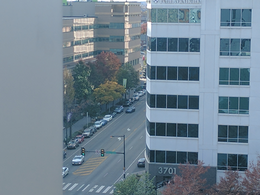
%> input picture images/resized000.png, 260 x 195 px, shrunk from 480 x 360 before the run; its folder holds 4 pictures in this run
$ octave project3.m   (GNU Octave 9; MATLAB toolbox functions it lacks are replaced by stand-ins)
%> lines starting %> are read from the running program, lines starting %| are printed output that depends on the picture
### mymosaic.m
function [imgMosaic] = mymosaic(imgInput)
% img_input is a cell array of color images (H x W x 3 uint8 values [0, 255])
% img_mosaic is the output mosaic

% VARIABLES
DEBUG = true;
TRIM = true;
RANSAC_THRES = 4.5;
NUM_PTS = 350;
WT_Y = 0.60;
WT_CB = 0.20;
WT_CR = 0.20;

% Stitch from center out
numImages = length(imgInput);
centerImageIdx = round(numImages / 2);
imgOrderL = centerImageIdx - 1 : -1 : 1;
imgOrderR = centerImageIdx + 1 : numImages;
if mod(numImages, 2) == 0, imgOrderL = [imgOrderL, 0]; end
imgOrder = [imgOrderL; imgOrderR];
imgOrder = imgOrder(:)';
imgOrder(imgOrder == 0) = [];
imgMosaic = imgInput{centerImageIdx};

if (DEBUG)
  figure(1)
  imagesc(imgMosaic)
  drawnow
end

% Cut cylindrical distortion every frame with these boundaries
topTrimBound = 0;
bottomTrimBound = size(imgMosaic, 1);
%> bottomTrimBound = 194

if (~DEBUG), disp('Stitching images...'); end

for id = imgOrder
  imgInputI = imgInput{id};

  if (DEBUG), disp(id); end
  imgMosaicYCbCr = rgb2ycbcr(imgMosaic);
  imgMosaicCornersY = corner_detector(imgMosaicYCbCr(:, :, 1));
  imgMosaicCornersCb = corner_detector(imgMosaicYCbCr(:, :, 2));
  imgMosaicCornersCr = corner_detector(imgMosaicYCbCr(:, :, 3));
  imgMosaicCorners = WT_Y * imgMosaicCornersY + WT_CB * imgMosaicCornersCb + WT_CR * imgMosaicCornersCr;
  % imgMosaicCorners = corner_detector(imgMosaicGray);
  imgMosaicGray = rgb2gray(imgMosaic);
  [cornerXMosaic, cornerYMosaic, cornerRMaxMosaic] = anms(imgMosaicCorners, NUM_PTS);
  cornerPatchesMosaic = feat_desc(imgMosaicGray, cornerXMosaic, cornerYMosaic);

  imgYCbCr = rgb2ycbcr(imgInputI);
  imgCornersY = corner_detector(imgYCbCr(:, :, 1));
  imgCornersCb = corner_detector(imgYCbCr(:, :, 2));
  imgCornersCr = corner_detector(imgYCbCr(:, :, 3));
  imgCorners = WT_Y * imgCornersY + WT_CB * imgCornersCb + WT_CR * imgCornersCr;
  % imgCorners = corner_detector(imgInputGray);
  imgInputGray = rgb2gray(imgInputI);
  [cornerX, cornerY, cornerRMax] = anms(imgCorners, NUM_PTS);
  cornerPatches = feat_desc(imgInputGray, cornerX, cornerY);

  if (DEBUG)
    disp(sum([sum(cornerPatchesMosaic) sum(cornerPatches)]))
    disp(size(cornerPatchesMosaic))
    disp(size(cornerPatches))
  end

  % visual_feat(imgMosaic, imgMosaicCorners, cornerYMosaic, cornerXMosaic);
  % visual_feat(imgInputI, imgCorners, cornerY, cornerX);

  % Link new image corner features to existing panorama corner features
  matches = feat_match(cornerPatchesMosaic, cornerPatches);
  matchIdx = (matches ~= -1);
  cornerXMosaicMatches = cornerXMosaic(matchIdx);
  cornerYMosaicMatches = cornerYMosaic(matchIdx);
  cornerXMatches = cornerX(matches(matchIdx));
  cornerYMatches = cornerY(matches(matchIdx));
  if (DEBUG > 1)
    P = [cornerXMosaicMatches cornerYMosaicMatches cornerXMatches cornerYMatches];
    assignin('base','P',P);
  end

  % disp([cornerXMosaicMatches, cornerYMosaicMatches, cornerXMatches, cornerYMatches])

  % Find the transformation matrix for the new picture
  [H, inliers] = ransac_est_homography(cornerXMosaicMatches, ...
                                       cornerYMosaicMatches, ...
                                       cornerXMatches, ...
                                       cornerYMatches, ...
                                       RANSAC_THRES);

  % Determine how the new frame will fit in the existing panorama coordinates
  coordUL = [1, 1];
  coordLL = [size(imgInputI, 1), 1];
  coordUR = [1, size(imgInputI, 2)];
  coordLR = [size(imgInputI, 1), size(imgInputI, 2)];

  coordCorners = [coordUL; coordLL; coordUR; coordLR];

  [xNewCorners, yNewCorners] = apply_homography(H, coordCorners(:, 2), coordCorners(:, 1));

  lowCornerIdx = ceil(min([xNewCorners, yNewCorners]));
  lowAdd = -min([lowCornerIdx; 1, 1]);

  highCornerIdx = floor(max([xNewCorners, yNewCorners]));
  highAdd = max([highCornerIdx; flip(size(imgMosaicGray))]);

  xx = ndgrid(lowCornerIdx(1) : highCornerIdx(1), lowCornerIdx(2) : highCornerIdx(2))';
  yy = ndgrid(lowCornerIdx(2) : highCornerIdx(2), lowCornerIdx(1) : highCornerIdx(1));
  xxVect = xx(:);
  yyVect = yy(:);

  [xFr, yFr] = apply_homography(pinv(H), xxVect, yyVect);
  xFr = round(xFr);
  yFr = round(yFr);

  validFr = yFr > 0 & xFr > 0 & yFr <= size(imgInputI, 1) & xFr <= size(imgInputI, 2);

  xxVectFr = xxVect(validFr);
  yyVectFr = yyVect(validFr);
  xFr = xFr(validFr);
  yFr = yFr(validFr);

  if (DEBUG), disp('s'); disp([min(xFr), max(xFr)]); end

  panSize = highAdd + lowAdd;
  panAdd = zeros(panSize(2) + 2, panSize(1) + 2, 3, 'uint8');
  % Drop the existing panorama into a temporary variable
  panAdd(lowAdd(2) + 2 : lowAdd(2) + size(imgMosaicGray, 1) + 1, ...
         lowAdd(1) + 2 : lowAdd(1) + size(imgMosaicGray, 2) + 1, :) = uint8(imgMosaic);

  % Check for black values around edges
  isFilled = sum(panAdd, 3);

  for j = 1 : length(xFr)
    if isFilled(yyVectFr(j) + lowAdd(2) + 1, xxVectFr(j) + lowAdd(1) + 1),
      % Blend if not black value pixels
      panAdd(yyVectFr(j) + lowAdd(2) + 1, xxVectFr(j) + lowAdd(1) + 1, :) = ...
      0.5 * panAdd(yyVectFr(j) + lowAdd(2) + 1, xxVectFr(j) + lowAdd(1) + 1, :) + ...
      0.5 * imgInputI(yFr(j), xFr(j), :);
    else
      if (DEBUG > 1), disp([yyVectFr(j)+lowAdd(2), xxVectFr(j)+lowAdd(1), yFr(j), xFr(j)]); end
      panAdd(yyVectFr(j) + lowAdd(2) + 1, xxVectFr(j) + lowAdd(1) + 1, :) = imgInputI(yFr(j), xFr(j), :);
    end
  end

  if (DEBUG), disp(lowAdd(2)); end
  if (TRIM)
    imgMosaic = panAdd(lowAdd(2) + 2: lowAdd(2) + bottomTrimBound + 2, :, :);
  else
    imgMosaic = panAdd;
  end

  if (DEBUG)
    figure(1)
    imagesc(imgMosaic)
    drawnow
  end

end
%> this loop made 3 passes
%> pass 1, in corner_detector, `cImg = cornermetric(img);`:
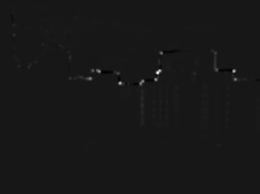
%> cImg: size 194x260 double; min -0.000724, max 0.007, mean 1.19e-05; drawn with min black and max white
%> pass 1, in corner_detector (call 2), `cImg = cornermetric(img);`:
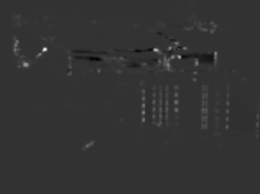
%> cImg: size 194x260 double; min -8e-07, max 3.21e-06, mean 1.41e-08; drawn with min black and max white
%> pass 1, in corner_detector (call 3), `cImg = cornermetric(img);`:
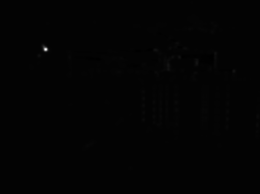
%> cImg: size 194x260 double; min -2.99e-07, max 1.94e-05, mean 1.14e-08; drawn with min black and max white
%> pass 1, in mymosaic, `imagesc(imgMosaic)`:
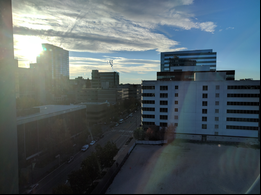
%> displayed picture: size 195x261x3, on the screen's scale of 0 to 255; mean R, G, B 83.9, 95.7, 100.9
%> after the loop: imgMosaic: size 195x521x3 uint8; mean of channels 1, 2, 3 80.4, 91.7, 100.4
%> after the loop: panAdd: size 366x521x3 uint8; mean of channels 1, 2, 3 52.2, 64.7, 76.3

end

### corner_detector.m
function [cImg] = corner_detector(img)
% img is an image
% cImg is a corner matrix

cImg = cornermetric(img);
end

### anms.m
function [x, y, rMax] = anms(cImg, maxPts)
% [6 lines of commented-out code are left out]

CORNER_THRES = 2e-8;
cImg(cImg < CORNER_THRES) = 0;

x = zeros(maxPts, 1);
y = zeros(maxPts, 1);

startRadius = ceil(sqrt(prod(size(cImg)) / maxPts));
foundAllResults = false;
while (~foundAllResults)
  tmpImg = cImg;
  [meshRow, meshCol] = meshgrid(-startRadius : startRadius);
  circleMask = sqrt(meshRow.^2 + meshCol.^2) > startRadius;
  for pt = 1 : maxPts
    [maxVal, maxRow] = max(max(tmpImg'));
    [maxVal, maxCol] = max(max(tmpImg));
    x(pt) = maxCol;
    y(pt) = maxRow;
    thisCircleMask = circleMask;
    rMaskFr = 1 - min(0, maxRow - startRadius - 1);
    rMaskTo = -1 - min(0, size(tmpImg, 1) - (maxRow + startRadius));
    cMaskFr = 1 - min(0, maxCol - startRadius - 1);
    cMaskTo = -1 - min(0, size(tmpImg, 2) - (maxCol + startRadius));
    thisCircleMask = ...
        thisCircleMask(rMaskFr : startRadius * 2 - rMaskTo, cMaskFr : startRadius * 2 - cMaskTo);
    rFr = max(1, maxRow - startRadius);
    rTo = min(size(tmpImg, 1), maxRow + startRadius);
    cFr = max(1, maxCol - startRadius);
    cTo = min(size(tmpImg, 2), maxCol + startRadius);
    tmpImg(rFr : rTo, cFr : cTo) = tmpImg(rFr : rTo, cFr : cTo) .* thisCircleMask;
  end
  if ~(x(maxPts) == 1 && y(maxPts) == 1), break; end;
  if (startRadius > 4)
    startRadius = ceil(0.75 * startRadius);
  else
    startRadius = startRadius - 1;
    if startRadius == 0, break; end;
  end
end
rMax = startRadius;
end

### apply_homography.m
function [X, Y] = apply_homography(H, x, y)
% [X, Y] = apply_homography(H, x, y)
% Use homogrphay matrix H to compute position (x,y) in the source image to
% the position (X,Y) in the destination image
%
% Input
%   H : 3*3 homography matrix, refer to setup_homography
%   x : the column coords vector, n*1, in the source image
%   y : the column coords vector, n*1, in the source image
% Output
%   X : the column coords vector, n*1, in the destination image
%   Y : the column coords vector, n*1, in the destination image

p1 = [x'; y'; ones(1, length(x))];
q1 = H * p1;
q1 = q1 ./ [q1(3, :); q1(3,:); q1(3, :)];

X = q1(1, :)';
Y = q1(2, :)';

### feat_desc.m
function [descs] = feat_desc(img, x, y)
% [5 lines of commented-out code are left out]

descs = zeros(64, length(x));

% Pad image edges
img = padarray(img, [20, 20]);

for feat = 1 : length(x)
  featMatrix = img(y(feat) : y(feat) + 39, x(feat) : x(feat) + 39);
  featMatrix = imfilter(featMatrix, fspecial('gaussian', [10, 10], 20), 'same');
  descMatrix = featMatrix(3:5:38, 3:5:38);
  descVector = descMatrix(:);
  descVectorCentered = descVector - mean(descVector);
  descVectorNorm = descVectorCentered / std(double(descVectorCentered));
  % figure(5); imagesc(descVectorNorm); drawnow; pause(0.5);
  descs(:, feat) = descVectorNorm;
end


end

### feat_match.m
function [match] = feat_match(descs1, descs2)
% descs1 is a 64 x n1 matrix of double values
% descs2 is a 64 x n2 matrix of double values
% match is n1 x 1 vector of integers where m(i) points to the index of the
% descriptor in p2 that matches with the descriptor p1(:, i).
% If no match is found, m(i) = -1

MATCH_THRES = 0.83;

N = size(descs1, 2);
match = -1 + zeros(N, 1);

for i = 1 : N
  descsDelta = repmat(descs1(:, i), [1, N]) - descs2;
  descsSSD = sum(descsDelta .^ 2);
  [descsSSD1, idxMin] = min(descsSSD);
  descsSSD(idxMin) = [];
  descsSSD2 = min(descsSSD);
  if descsSSD1 / descsSSD2 <= MATCH_THRES, match(i) = idxMin; end;
end
end

### ransac_est_homography.m
function [H, inlier_ind] = ransac_est_homography(x1, y1, x2, y2, thres)
% y1, x1, y2, x2 are the corresponding point coordinate vectors Nx1 such
% that (y1_i, x1_i) matches (x2_i, y2_i) after a preliminary matching

% thres is the threshold on distance used to determine if transformed
% points agree

% H is the 3 x 3 matrix computed in the final step of RANSAC

% inlier_ind is the nx1 vector with indices of points in the arrays x1, y1,
% x2, y2 that were found to be inliers

NUM_CONSEC_TRIALS = 1250;
N = length(x2);

bestTrialCount = 0;
bestTrialNumInliers = 0;
bestTrialInliers = 1;

rng(20435)
% rng('shuffle')

% Wait until a number of consecutive random trials without improvement
while (bestTrialCount < NUM_CONSEC_TRIALS)
  idxRand = randsample(N, 4, true);  % Get four sample point indices
  trialH = est_homography(x1(idxRand), y1(idxRand), x2(idxRand), y2(idxRand));

  % Get target point estimates using four randomly sampled corresponding points
  [trialX1, trialY1] = apply_homography(trialH, x2, y2);
  trialInliers = abs((trialX1 - x1) + i*(trialY1 - y1)) <= thres;
  trialNumInliers = sum(trialInliers);

  if trialNumInliers > bestTrialNumInliers
    bestH = trialH;
    bestTrialInliers = trialInliers;
    bestTrialNumInliers = trialNumInliers;
    bestTrialCount = 0;
  else
    bestTrialCount = bestTrialCount + 1;
  end
end

H = est_homography(x1(bestTrialInliers), ...
                   y1(bestTrialInliers), ...
                   x2(bestTrialInliers), ...
                   y2(bestTrialInliers));
inlier_ind = find(bestTrialInliers);
end

### est_homography.m
function H = est_homography(xDest, yDest, xSrc, ySrc)
% H = est_homography(xDest, yDest, xSrc, ySrc)
% Compute the homography matrix from source (x, y) to destination (x, y)
%
% xDest, yDest are coordinates of destination points
% xSrc, ySrc are coordinates of source points
% Each input variable is a vector of n x 1 (n >= 4)
%
% H is the homography output 3x3
% (xDest, yDest, 1)^T ~ H(xSrc, ySrc, 1)^T

A = zeros(length(xSrc(:))*2,9);

for i = 1 : length(xSrc(:)),
 a = [xSrc(i), ySrc(i), 1];
 b = [0, 0, 0];
 c = [xDest(i); yDest(i)];
 d = -c * a;
 A((i - 1) * 2 + 1 : (i - 1) * 2 + 2, 1 : 9) = [[a, b;b, a], d];
end

[U, S, V] = svd(A);
h = V(:, 9);
H = reshape(h, 3, 3)';
end

### project3.m
%% Automatic 2D Image Mosaic
% CIS581 Computer Vision, University of Pennsylvania
% Author: Brian Wright

clear all; clc
DEBUG = false;

%% Import images
imageFiles = dir('images')
for i = 3 : length(imageFiles)
  imagePath = ['images/' imageFiles(i).name];
  images{i - 2} = imread(imagePath, 'png');
  if (DEBUG) figure(i); imagesc(images{i - 2}); end
end

%% Stitch images
imageComposite = mymosaic(images);  % TODO(brwr): Ensure uint8, 3-ch cell array input

%% Output
figure(1)
imagesc(imageComposite)
% TODO(brwr): Save image
